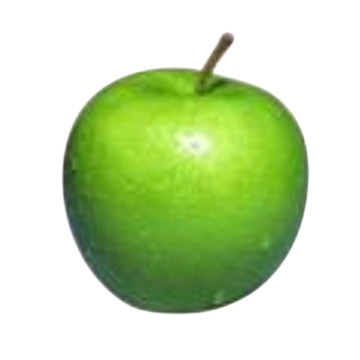
//> input picture findcontours/apple.jpg, 360 x 360 px
$ ./main   (built with g++ and OpenCV 4)
//> lines starting //> are read from the running program, lines starting //| are printed output that depends on the picture; after the words box and inside, x2 and y2 are one past the last pixel; in counts of white or black regions, pixels touching at a corner belong together
#include <cv.h>
#include <highgui.h>

using namespace cv;

int main() {
    // Read the image (EN)
    // Читаем изображение (RU)
    Mat img0 = imread("apple.jpg", 1);
//> img0 is the input picture: 360 rows x 360 cols, CV_8UC3; mean B, G, R 177.5, 221.6, 200.8

    Mat img1;

    // RGB to GRAY (EN)
    // Преобразуем RGB изображение в оттенки серого (RU)
    cvtColor(img0, img1, CV_RGB2GRAY);
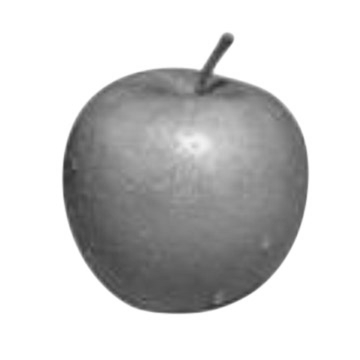
//> img1: 360 rows x 360 cols, CV_8UC1; min 50, max 255, mean 206.1

    // Apply Canny filter (EN)
    // Применяем фильтр Canny (RU)
    Canny(img1, img1, 100, 200);
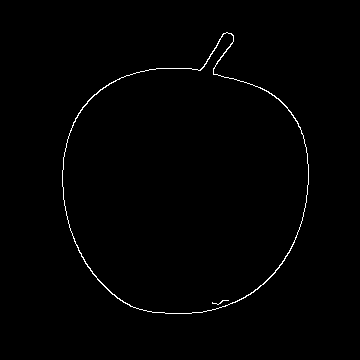
//> img1: 360 rows x 360 cols, CV_8UC1; 0.79% white in thin lines or dots, all inside (x1, y1, x2, y2) = (62, 32, 309, 314)

    // Find contours (EN)
    // Находим контуры (RU)
    vector< vector<Point> > contours;
    findContours(img1, contours, CV_RETR_EXTERNAL, CV_CHAIN_APPROX_NONE);
//> contours = 1 contour; box (x1, y1, x2, y2) and area: (62, 32, 309, 314) 49380

    // Create mask (EN)
    // Создаем маску (RU)
    Mat mask = Mat::zeros(img1.rows, img1.cols, CV_8UC1);

    // CV_FILLED fills the connected components found (EN)
    // CV_FILLED заполняет найденные компоненты (RU)
    drawContours(mask, contours, -1, Scalar(255), CV_FILLED);
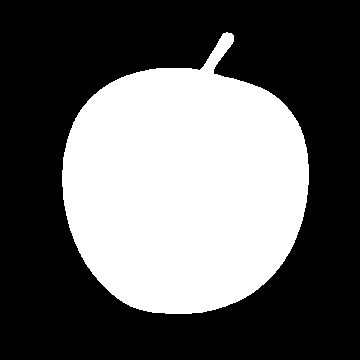
//> mask: 360 rows x 360 cols, CV_8UC1; 38.4% white; 1 white region, box (x1, y1, x2, y2) and area: (62, 32, 309, 314) 49777

    // Create a new image (EN)
    // Создаем еще одно изображение (RU)
    Mat crop(img0.rows, img0.cols, CV_8UC3);

    // Set background to green (EN)
    // Делаем задний фон зеленым (RU)
    crop.setTo(Scalar(0,255,0));

    // Create the result image (EN)
    // Создаем результирующее изображение (RU)
    img0.copyTo(crop, mask);
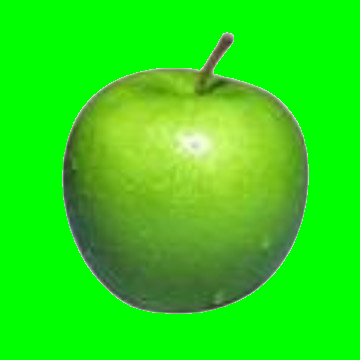
//> crop: 360 rows x 360 cols, CV_8UC3; mean B, G, R 20.7, 221.7, 43.9

    // Normalize the mask image (EN)
    // Нормализуем маску (RU)
    normalize(mask.clone(), mask, 0.0, 255.0, CV_MINMAX, CV_8UC1);

    // Show images (EN)
    // Показываем изображения (RU)
    imshow("original", img0);
    imshow("mask", mask);
    imshow("canny", img1);
    imshow("cropped", crop);

    // Save images (EN)
    // Сохраняем изображения (RU)
    imwrite("apple_canny.jpg", img1);
    imwrite("apple_mask.jpg", mask);
    imwrite("apple_cropped.jpg", crop);

    waitKey(0);

    return 0;
}
